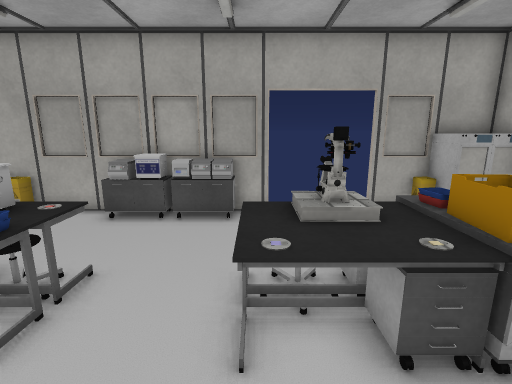
view 1 (above)

12 first-person views from a walk through a Unity game level. The camera is 1.4 m above the floor, tilts 12° down and sees 85° across. Doors are open. The floor is counted in squares, 0.5 m on a side. Each view is taken from the middle of a square. On the plan, view 1 faces up. The plan holds only what a view shows up to about 19 squares ahead; the rest is blank. The player character is not drawn. Some surface patterns are stand-ins.

view 2
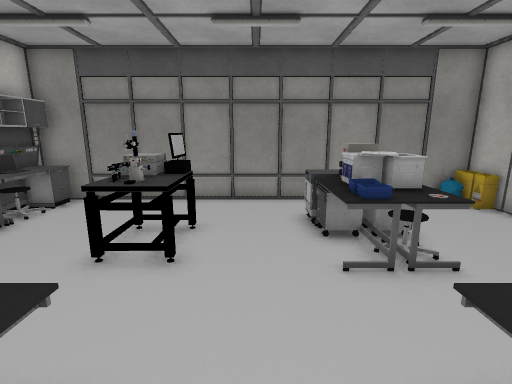

view 3
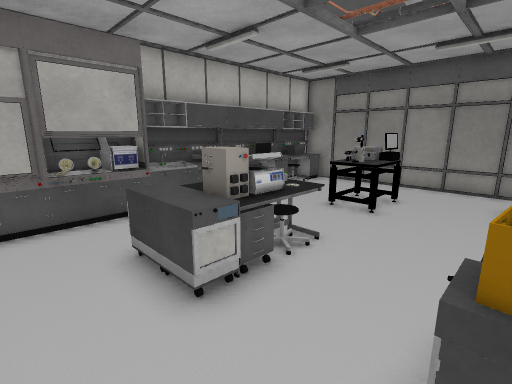

view 4
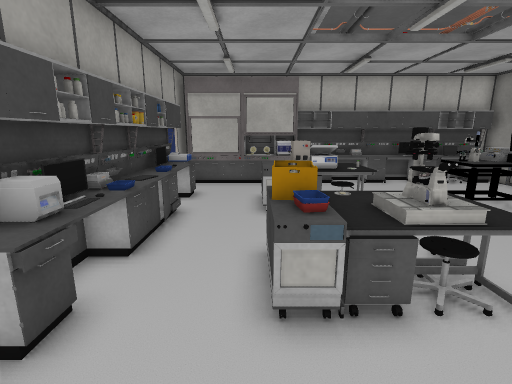

view 5
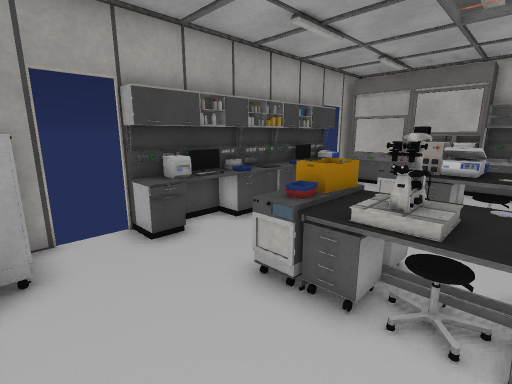

view 6
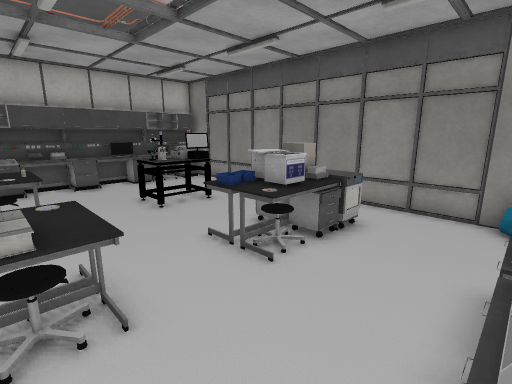

view 7
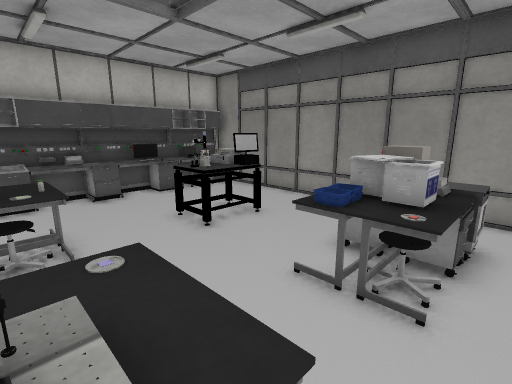

view 8
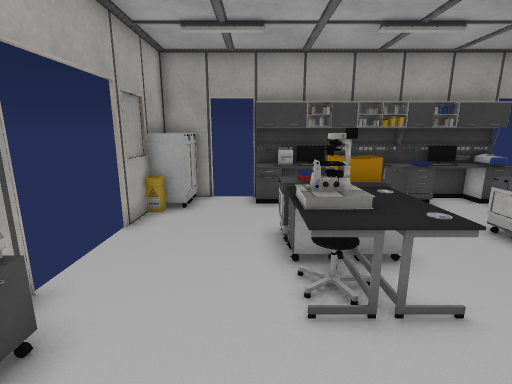

view 9
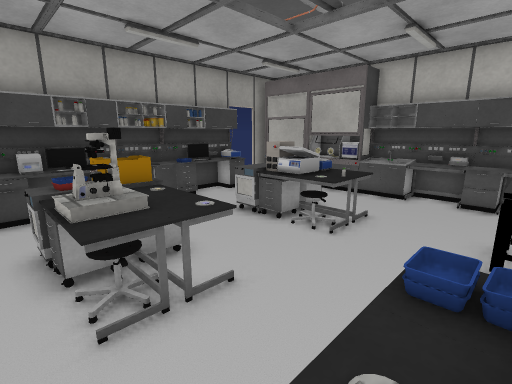

view 10
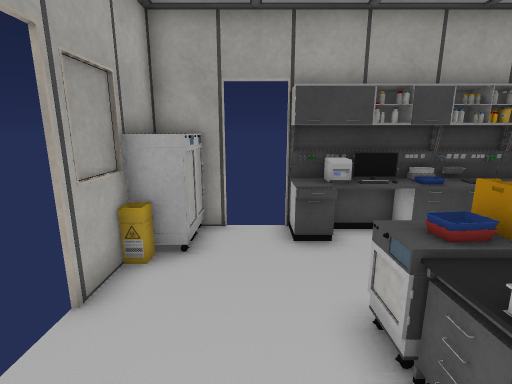

view 11
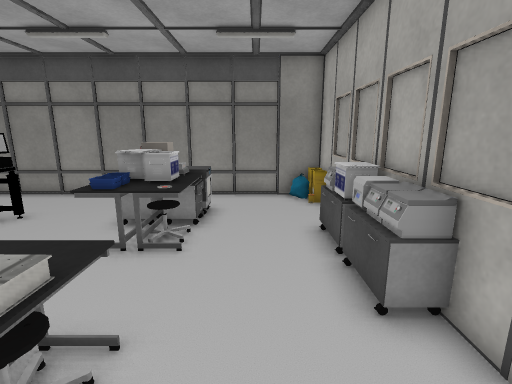

view 12
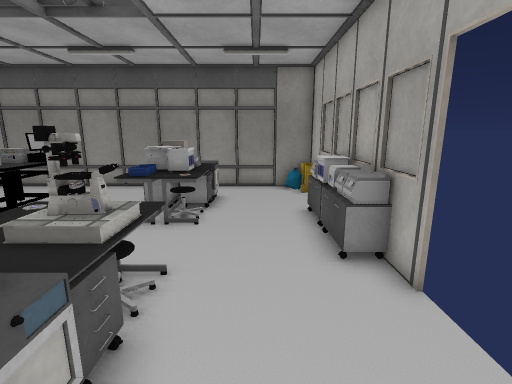

### Floor plan
Key: @ floor where view 1 was taken; # wall or solid block; . floor; D open door; = window, fence, low wall or low ledge; ^ raised ledge; O other object.
Columns run from 10 left of view 1 to 8 right of it. Each row starts with its distance up from view 1.
 10 ##O###O####DDDD#O##
  9 #O...OOOOO......OOO
  8 #.................D
  7 #.................D
  6 #................OD
  5 #..OOOOO..OOOOO..OO
  4 #  OOOOO..OOOOO..O#
  3 #..OOOOO..OOOOO..O#
  2 #................O#
  1 #................OO
  0 #.........@......OO
 -1 #...^^^...OOOOO..OO
 -2 #...OO^...OOOOO..O#
 -3 #.........OO OO..OO
 -4 #................OD
 -5 #.................D
 -6 # ..........OOOOOOD
 -7 #OOOOOOOOOOOOOOOOO#
 -8 #############O=   #

Where each view was taken, in squares from view 1:
view 1: 0 up, 0 right, facing up
view 2: 1 up, 2 right, facing left
view 3: 3 up, 6 right, facing down-left
view 4: 9 up, 4 right, facing down
view 5: 9 up, 0 right, facing down-right
view 6: 9 up, 1 right, facing down-left
view 7: 6 up, 1 right, facing down-left
view 8: 6 up, 4 left, facing right
view 9: 6 up, 4 left, facing down-right
view 10: 7 up, 0 right, facing right
view 11: 7 up, 3 right, facing left
view 12: 7 up, 5 right, facing left
